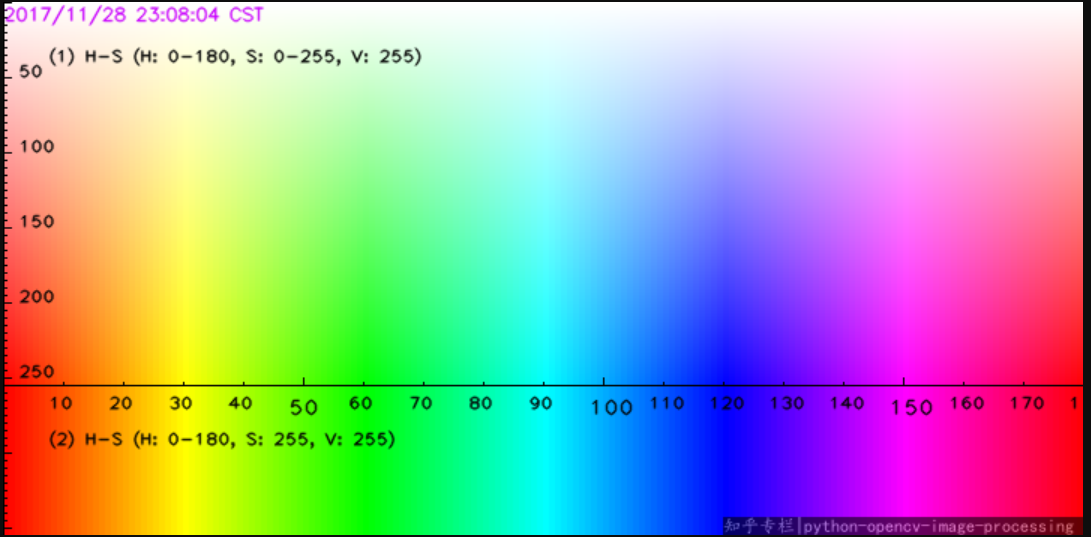
#> input picture first_exes/hsv.PNG, 1091 x 537 px
$ python draw_on_empty_image.py
#> lines starting #> are read from the running program, lines starting #| are printed output that depends on the picture; after the words box and inside, x2 and y2 are one past the last pixel; in counts of white or black regions, pixels touching at a corner belong together
import numpy as np
import cv2
import matplotlib.pyplot as plt

imPath = "target/myim.png"
imPath2 = "target/myim2.png"

image = np.zeros((100, 200, 3),np.uint8)
cv2.line(image, (5,5), (31,31), (0,0,255),3)
cv2.imwrite(imPath, image)
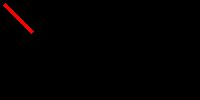
#> saved as myim.png: shape (100, 200, 3); mean B, G, R 0, 0, 1.8

image = cv2.imread(imPath)
cv2.line(image, (50,50), (31,31), (0,255,0),3)
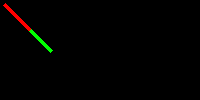
#> image: shape (100, 200, 3); 0.54% of pixels changed, all inside (x1, y1, x2, y2) = (29, 29, 53, 53)
cv2.imwrite(imPath2, image)

dim = [image.shape[0], image.shape[1]]
#> dim = [100, 200]
imRed = np.zeros((dim[0], dim[1]),np.uint8)
for i in range(0, dim[0]):
    for j in range(0,dim[1]):
        imRed[i][j] = image[i][j][2]
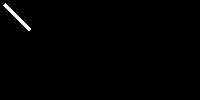
#> imRed: shape (100, 200); 0.65% white; 1 white region, box (x1, y1, x2, y2) and area: (3, 3, 31, 31) 130

cv2.imwrite("target/imRed.png", imRed)


img = cv2.imread("hsv.PNG")
#> img is the input picture: shape (537, 1091, 3); mean B, G, R 168, 168.4, 167.1
mylist = []
for pixel in img[500]:
    mylist.append(pixel[1])
#> this loop made 1091 passes
#> pixel on passes 1 to 3: [14, 14, 14], [14, 14, 14], [14, 14, 14]
#> after the loop, mylist = 1091 values, max 255 at index 184, min 0 at index 3, mean 126.4

plt.plot(mylist)
plt.savefig('green_plot.png')
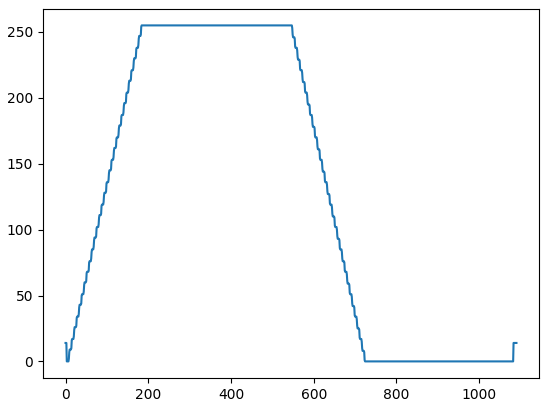
#> figure drawn by matplotlib, 1 panel; curve peaks at x = 184, y = 255
plt.show()

$ run again, with calibration/input/20200225_141651270_iOS.jpg saved as first_exes/hsv.PNG
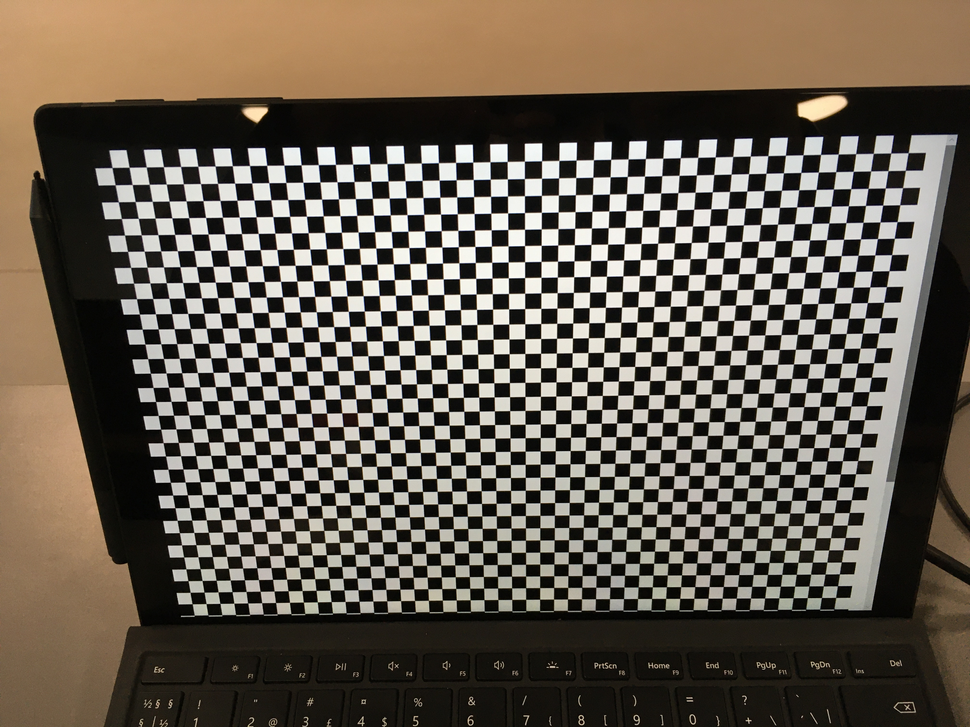
#> input picture calibration/input/20200225_141651270_iOS.jpg, 970 x 727 px, shrunk from 4032 x 3024 before the run
#> image: shape (100, 200, 3); mean B, G, R 0, 1.4, 1.7
#> img is the input picture: shape (727, 970, 3); mean B, G, R 80.2, 92, 101.2
#> the loop `for pixel in img[500]:` made 970 passes
#> pixel on passes 1 to 3: [96, 120, 151], [94, 122, 151], [93, 122, 151]
#> after the loop `for pixel in img[500]:`: mylist = 970 values, max 217 at index 307, min 0 at index 204, mean 97.38
#> `plt.savefig('green_plot.png')`:
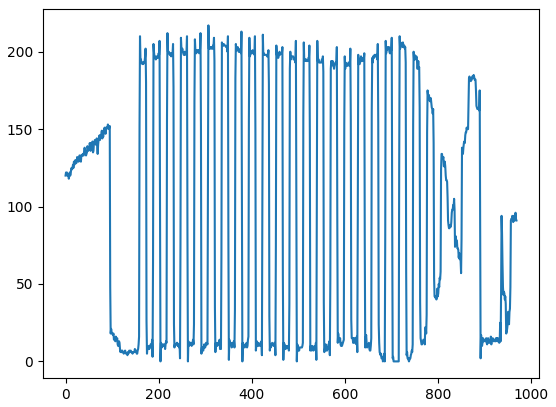
#> figure drawn by matplotlib, 1 panel; curve peaks at x = 307, y = 217

$ run again, with calibration/input/20200225_141658674_iOS.jpg saved as first_exes/hsv.PNG
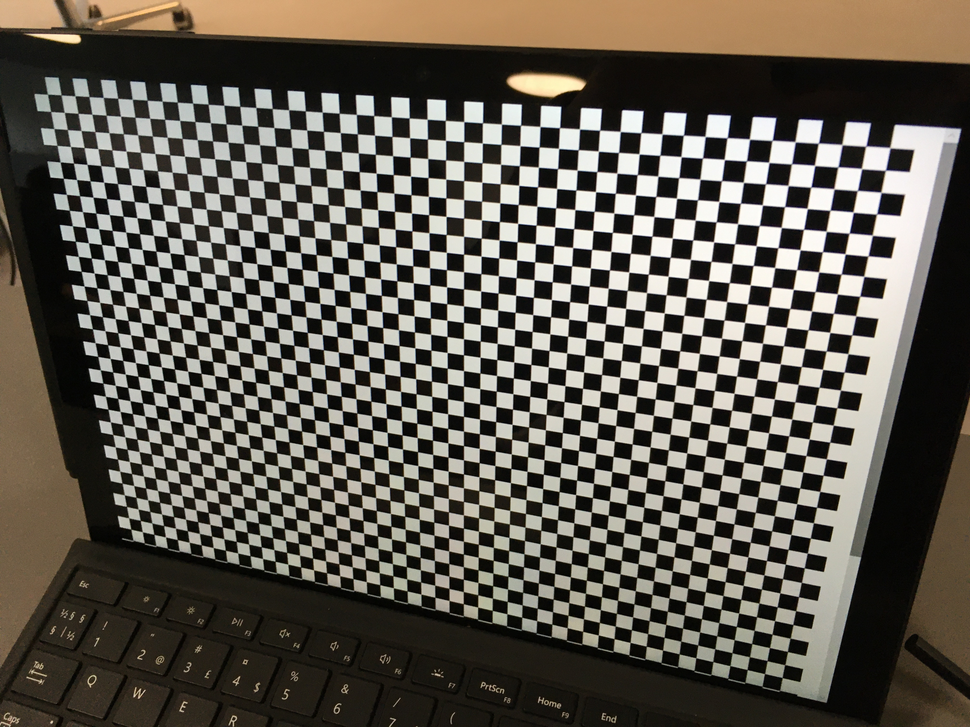
#> input picture calibration/input/20200225_141658674_iOS.jpg, 970 x 727 px, shrunk from 4032 x 3024 before the run
#> image: shape (100, 200, 3); mean B, G, R 0, 1.4, 1.7
#> img is the input picture: shape (727, 970, 3); mean B, G, R 81.1, 90.2, 95.1
#> the loop `for pixel in img[500]:` made 970 passes
#> pixel on passes 1 to 3: [71, 95, 118], [74, 98, 121], [71, 94, 117]
#> after the loop `for pixel in img[500]:`: mylist = 970 values, max 210 at index 462, min 0 at index 329, mean 94.18
#> `plt.savefig('green_plot.png')`:
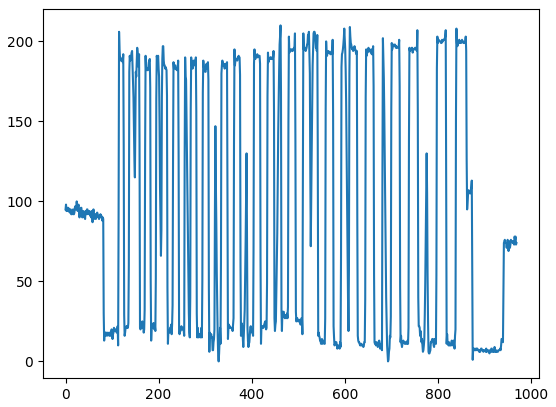
#> figure drawn by matplotlib, 1 panel; curve peaks at x = 462, y = 210
